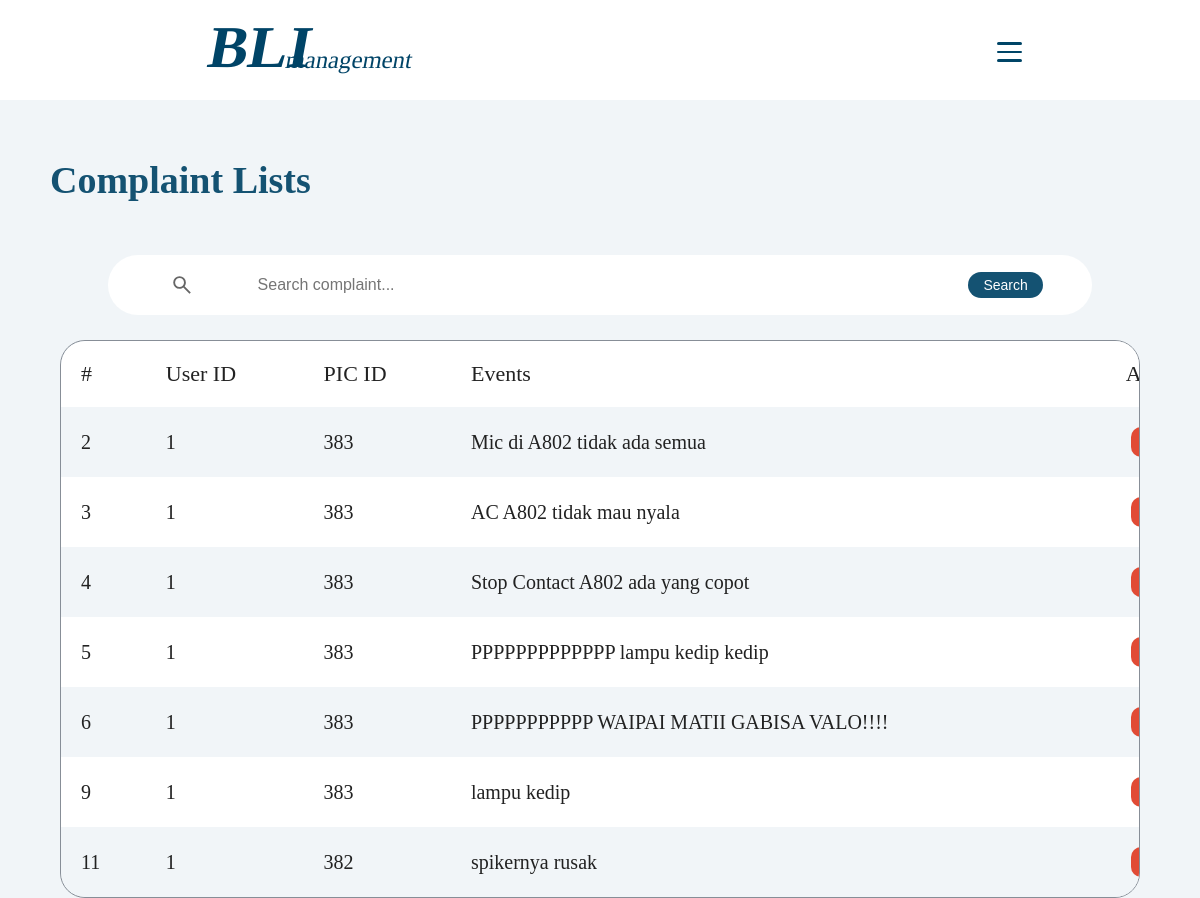
Page /Complaint/accesscomplaint.php (signed in) on the committed database.
### tables this page shows
CREATE TABLE `pengaduan` (
  `PengaduanID` int(11) NOT NULL,
  `UserID` int(11) NOT NULL,
  `PICID` int(11) NOT NULL,
  `Perihal` mediumtext NOT NULL
);

### UserAccount/dbconnection.php (called while the page is built, shortened)
<?php
    $servername = "localhost";
    $username = "root";
    $password = "";
    $database = "blimanagement";
    $conn = mysqli_connect($servername, $username, $password, $database);
    function query($query){
        global $conn;
        $res = mysqli_query($conn,$query);
        $rows = [];
        while($row = mysqli_fetch_assoc($res)){
            $rows[] = $row;
        }
        return $rows;
    }
?>

### Complaint/accesscomplaint.php (the view, shortened to what this page needs)
<?php
    require '../UserAccount/dbconnection.php';
    $komplain = query("SELECT * FROM pengaduan");
?>
<!DOCTYPE html>
<html lang="en">
<head>
    <link rel="stylesheet" href="accesscomplaint.css">
</head>
<body>
    <header>
        <div class="bg">
            <nav class="navbar">
                <div class="container nav-wrapper">
                    <div class="mainlogo">
                        <div class="logo">
                            <a href="../HomePage/indexPIC.php"><img src="../Assets/HomePage/bli management.svg" alt="" width="292px" height="60px"></a>
                        </div>
                    </div>
                    <div id="hamburger-button">
                        <div></div>
                        <div></div>
                        <div></div>
                    </div>
                </div>
            </nav>
        </div>
    </header>
    <div class="top-navigation">
        <div class="text">Complaint Lists</div>
    </div>
    <form action="" method="post">
        <div class="search-bar">
            <input class="search-input" type="text" name="keyword" size="30" autofocus placeholder="Search complaint..." autocomplete="off" id="keyword">
            <button class="search-button" type="submit" name="search" id="search-button">Search</button>
        </div>
    </form>
    <div class="table-database space50" id="container-ajax">
        <table class="content-table">
            <div class="heading-table">
                <thead>
                    <tr>
                        <td>#</td>
                        <td>User ID</td>
                        <td>PIC ID</td>
                        <td>Events</td>
                        <td>Actions</td>
                    </tr>
                </thead>
            </div>
            <tbody>
                <?php foreach($komplain as $row) : ?>
                <tr>
                    <th><?= $row["PengaduanID"]; ?></th>
                    <th><?= $row["UserID"]; ?></th>
                    <th><?= $row["PICID"]; ?></th>
                    <th><?= $row["Perihal"]; ?></th>
                    <th><button class="button-delete"><a href="complaint_delete.php?PengaduanID=<?= $row["PengaduanID"]; ?>">Delete</a></button></th>
                </tr>
                <?php endforeach; ?>
            </tbody>
        </table>
    </div>
</body>
</html>

### Complaint/accesscomplaint.css (style rules this page uses)
html { scroll-behavior: smooth; }
:root { --black :#222222; --superblack:#000000; --darkblue :#145272; --darkblue2 :#031120; --lightblue :#F1F5F8; --gray :#A0A1A8; --whitegray :#F5F5F5; --white :#FFFFFF; --main-font: 'Plus Jakarta Sans'; }
body { font-family: var(--main-font); background-color: var(--lightblue); overflow-x: hidden; min-height: 100%; }
* { margin: auto; padding: auto; box-sizing: border-box; list-style: none; text-decoration: none; }
.search-bar { background-color: var(--white); width: 82%; height: 60px; border-radius: 30px; margin-top: 25px; margin-bottom: 25px; display: grid; grid-template-columns: 8% 65% 25%; }
.search-bar svg { fill: #666; }
.search-input { background-color: transparent; border: 0px solid; outline: none; margin-left: 0; font-size: 16px; color: #666; }
.search-button { background-color: var(--darkblue); border: 0px solid; outline: none; color: var(--white); padding: 8px 25px; border-radius: 20px; font-size: 14px; cursor: pointer; margin-right: 0px; }
@media screen and (max-width: 1200px) and (min-width: 312px) { .search-bar { grid-template-columns: 15% 55% 25%; } }
@media screen and (max-width: 1200px) and (min-width: 312px) { .search-input { border-radius: 20px; } }
@media screen and (max-width: 1200px) and (min-width: 312px) { .search-button { border-radius: 15px; padding: 5px 15px; } }
#hamburger-button { display: none; }
.bg { background-color: var(--white); }
.navbar { height: 100px; padding-top: 20px; }
.navbar .nav-wrapper { position: relative; margin: auto; display: flex; justify-content: space-between; align-items: center; }
.logo { margin-top: 0; }
.top-navigation { display: flex; padding-top: 80px; margin-left: 130px; margin-right: 130px; }
.top-navigation .text { margin-left: 0; font-weight: 800; font-size: 48px; line-height: 60px; color: var(--darkblue); }
.space50 { margin-top: 50px; }
.table-database { border: 1px solid #878E97; width: 1202px; border-radius: 25px; margin-bottom: 30px; }
.content-table { width: 1200px; height: auto; border-collapse: collapse; margin: 0; min-width: 400px; border-radius: 25px; overflow: hidden; }
.content-table thead td { background-color: var(--white); color: var(--black); text-align: left; font-weight: 500; font-size: 22px; }
.content-table th, .content-table td { padding: 20px 20px; text-align: left; font-size: 20px; font-weight: 300; color: var(--black); }
.content-table tbody tr:nth-of-type(even) { background-color: var(--white); }
.content-table tbody tr:nth-of-type(odd) { background-color: var(--lightblue); }
.button-delete { margin-left: 5px; width: 60px; height: 30px; text-decoration: none; border: none; background-color: #E14B35; border-radius: 10px; }
@media screen and (max-width: 1200px) and (min-width: 312px) { #hamburger-button { cursor: pointer; width: 30px; display: grid; grid-template-columns: auto; row-gap: 6px; } }
@media screen and (max-width: 1200px) and (min-width: 312px) { #hamburger-button div { background-color: #004567; width: 25px; height: 2.5px; border-radius: 10px; } }
@media screen and (max-width: 1200px) and (min-width: 312px) { .top-navigation { display: flex; padding-top: 50px; margin-left: 50px; margin-right: 50px; } }
@media screen and (max-width: 1200px) and (min-width: 312px) { .top-navigation .text { font-size: 38px; margin-bottom: 20px; } }
@media screen and (max-width: 1200px) and (min-width: 312px) { .table-database { margin: 0; width: 90%; overflow-x: scroll; margin: auto; } }

### rows in the picture
pengaduan: PengaduanID "2", UserID "1", PICID "383", Perihal "Mic di A802 tidak ada semua"
pengaduan: PengaduanID "3", UserID "1", PICID "383", Perihal "AC A802 tidak mau nyala"
pengaduan: PengaduanID "4", UserID "1", PICID "383", Perihal "Stop Contact A802 ada yang copot"
pengaduan: PengaduanID "5", UserID "1", PICID "383", Perihal "PPPPPPPPPPPPP lampu kedip kedip"
pengaduan: PengaduanID "6", UserID "1", PICID "383", Perihal "PPPPPPPPPPP WAIPAI MATII GABISA VALO!!!!"
pengaduan: PengaduanID "9", UserID "1", PICID "383", Perihal "lampu kedip"
pengaduan: PengaduanID "11", UserID "1", PICID "382", Perihal "spikernya rusak"
